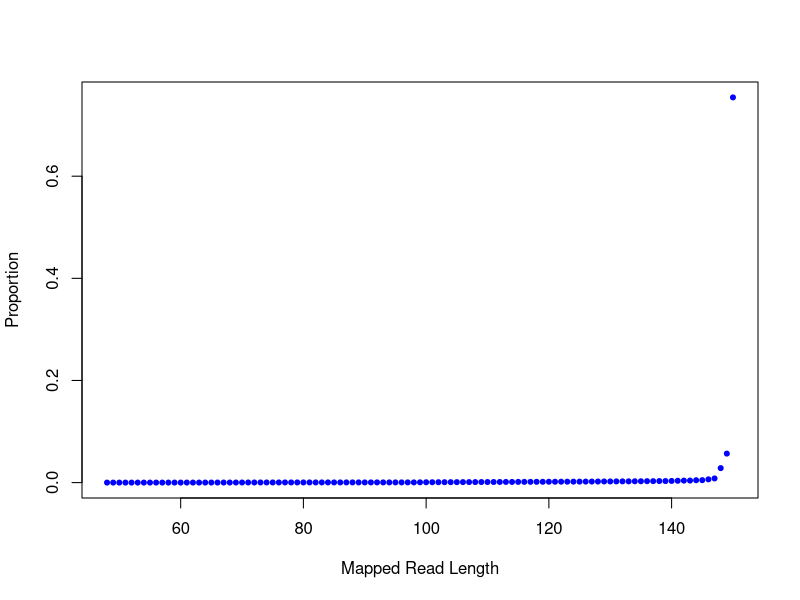

The R source for this figure:
png("/rds/user/is460/hpc-work/muscle-rnaseq/ezbamqc/output/figs/srpk3_wt_ttnb_het_3.readlen_profile.png",width=500,height=500,units="px")
readlen_val=c(48,49,50,51,52,53,54,55,56,57,58,59,60,61,62,63,64,65,66,67,68,69,70,71,72,73,74,75,76,77,78,79,80,81,82,83,84,85,86,87,88,89,90,91,92,93,94,95,96,97,98,99,100,101,102,103,104,105,106,107,108,109,110,111,112,113,114,115,116,117,118,119,120,121,122,123,124,125,126,127,128,129,130,131,132,133,134,135,136,137,138,139,140,141,142,143,144,145,146,147,148,149,150)
readlen_count=c(51,99,189,291,371,617,653,794,944,1010,1327,1389,1491,1645,1872,1991,2143,2321,2981,3443,3621,4124,5109,5626,6200,6812,6588,6836,7287,7959,7634,7957,7750,8378,8153,8355,8583,8549,9064,8934,9284,9146,9034,9365,10201,9655,9644,9532,9685,9781,9982,13838,16482,17615,19280,20112,21453,22596,24193,24413,25697,27264,28288,29387,30092,32143,32799,34697,35764,36698,37950,39484,40969,41434,44407,44596,46481,47158,49748,50750,53070,55745,56280,58845,60919,61454,64733,66842,70343,71285,75072,76325,80816,89329,98074,99908,115851,120216,160325,204239,711575,1426889,18959439)
plot(readlen_val,(readlen_count/25135052),pch=20,xlab="Mapped Read Length",ylab="Proportion",col="blue")
dev.state=dev.off()
